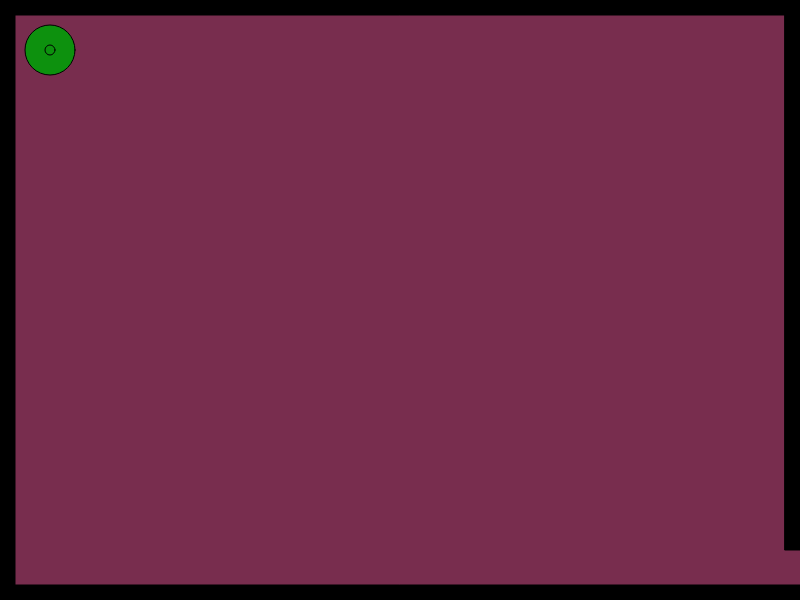
Frame 1 (no input)
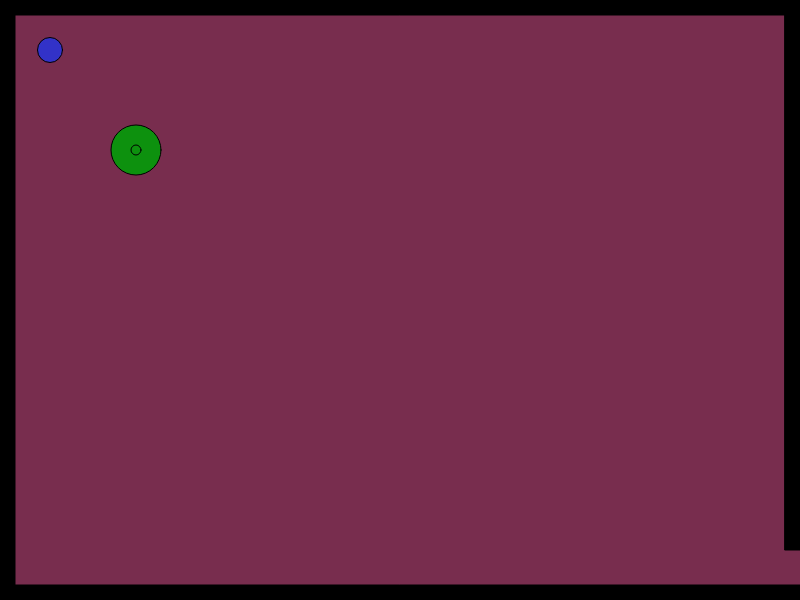
Frame 60 (no input)
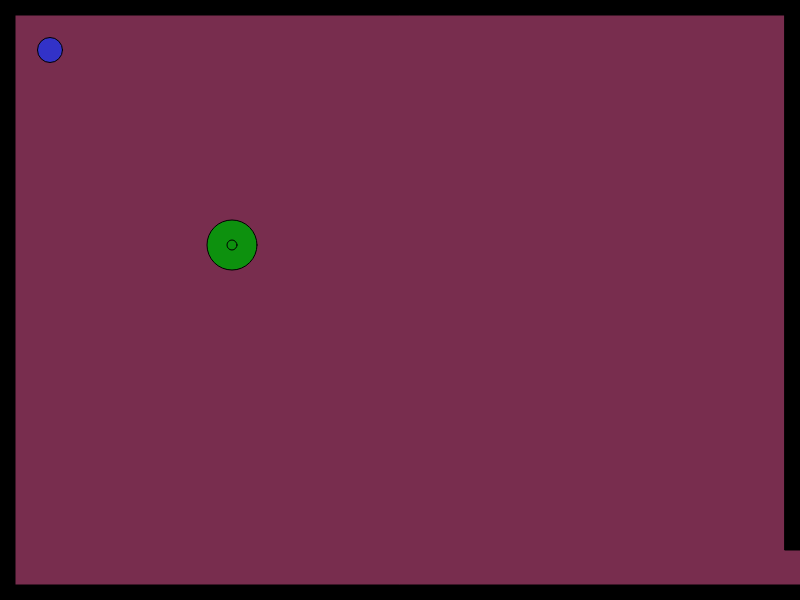
Frame 120 (the mouse pressed at the canvas centre since frame 60)

The p5.js sketch that drew these frames (run headless with seeded random() and noise() and a simulated clock; from frame 60 on, the mouse is pressed at the canvas centre):

// p5.js sketch
// ── sketch.js
// Spawn Point
var characterX = 50;
var characterY = 50;
// Keycodes
var w = 87; 
var s = 83;
var a = 65;
var d = 68;

//Shape
// x and y for a shape
var shapeX = 50;
var shapeY = 50;
var shapeXSpeed;
var shapeYSpeed;

var mouseShapeX;
var mouseShapeY;

function createBorders(thickness)
{
    // top border
    rect(0,0,width,thickness);
    // left border
    rect(0,0,thickness,height);
    // bottom border
    rect(0, height-thickness,width, thickness);
    // right upper border
    rect(width-thickness,0,thickness,height-50);
}




function drawCharacter()
{
    fill(50,50,200);
    circle(characterX,characterY,25);
}


function setup()
{
 createCanvas(800, 600);
shapeXSpeed = Math.floor(Math.random() * (Math.floor(Math.random() * 5)) + 1);
    shapeYSpeed = Math.floor(Math.random() * (Math.floor(Math.random() * 5)) + 1);
}

function draw()
{

background (120, 45, 78);
    stroke(0);
    fill(0);

//call createBorders
    createBorders(15);

 //createCharacter(200,350);
    drawCharacter();
    characterMovement();



// move the shape
    shapeX += shapeXSpeed;
    shapeY += shapeYSpeed;

//mouseclick shape
  fill(120,130,140);
    circle(mouseShapeX, mouseShapeY, 25);

if(characterX > width && characterY > width)
    {
        fill(0);
        stroke(5);
        textSize(26);
        text("You Win!", width/2-50, height/2-50);
    }

  if(characterX > width && characterY > width-600)
    {
        fill(10);
        stroke(5);
        textSize(26);
        text("Ya Did It!", width/2-50, height/2-50);




    }

function characterMovement()
{
    // handle the keys
    if(keyIsDown(w))
    {
        characterY -= 10;   
    }
    if(keyIsDown(s))
    {
        characterY += 10;   
    }
    if(keyIsDown(a))
    {
        characterX -= 10;   
        console.log("movement: " + characterX);
    }
    if(keyIsDown(d))
    {
        characterX += 10;   
    }

 // Enemy
    fill(13,145,14);
    // draw the shape
    circle(shapeX, shapeY, 50);

 fill(13,145,14);
    // draw the shape
    circle(shapeX, shapeY, 10);
}

//out of bounds check
 if(shapeX > width)
    {
        shapeX = 0;
    }
    if(shapeX < 0)
    {
        shapeX = width;
    }
    if(shapeY > height)
    {
        shapeY = 0;
    }
    if(shapeY < 0)
    {
        shapeY = height;
    }

//random speed
 shapeXSpeed = Math.floor(Math.random() * (Math.floor(Math.random() * 5)) + 1);
     shapeYSpeed = Math.floor(Math.random() * (Math.floor(Math.random() * 5)) + 1);

function mouseClicked()
{
    mouseShapeX = mouseX;
    mouseShapeY = mouseY;
}
}
